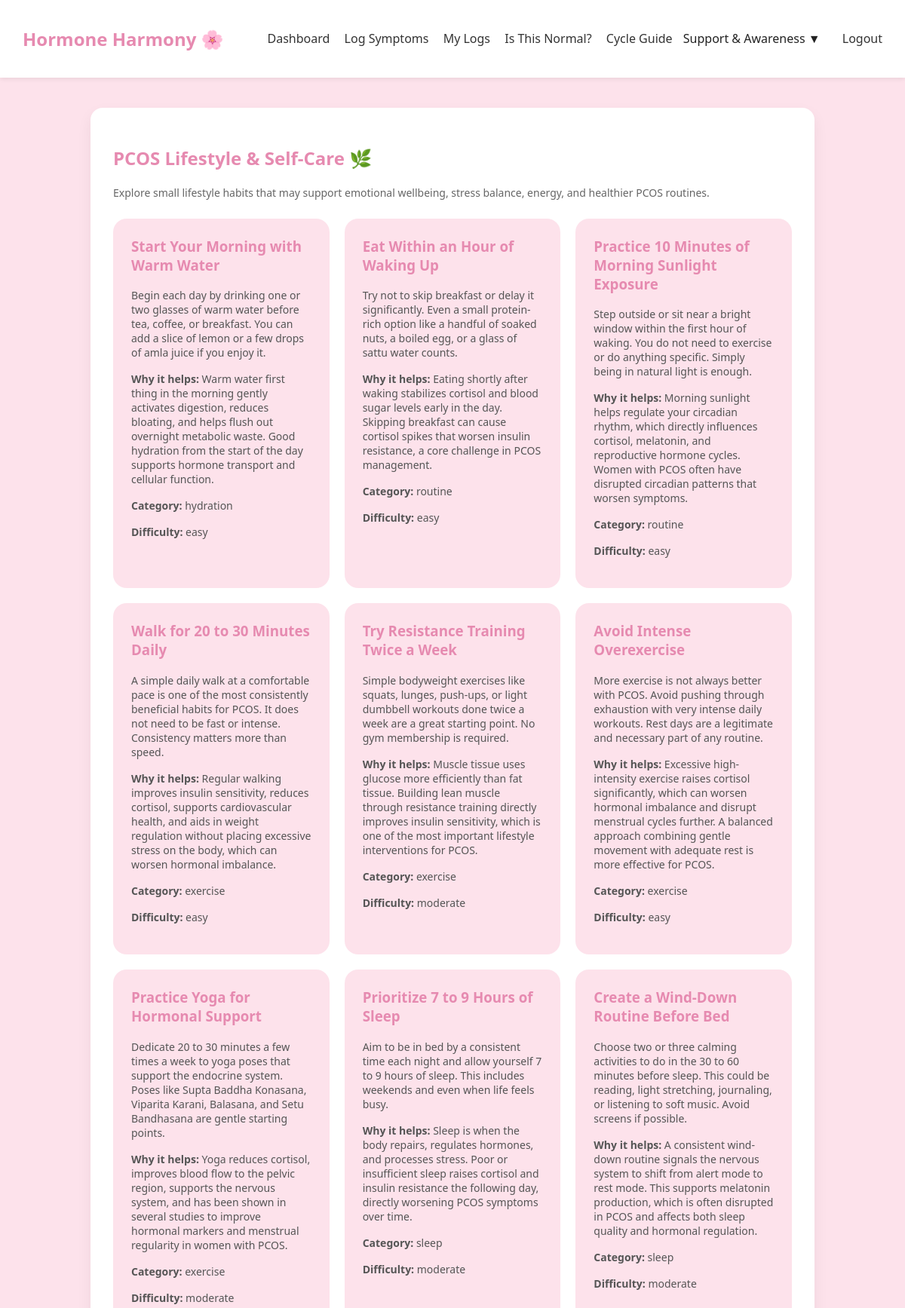
The app's page /selfcare (signed in, upper part) with its own data.
### tables this page shows
CREATE TABLE selfcare (
            id INTEGER PRIMARY KEY AUTOINCREMENT,
            title TEXT,
            description TEXT,
            why_it_helps TEXT,
            category TEXT,
            difficulty TEXT
        );

### backend/app.py (the view)
@app.route('/selfcare')
@login_required
def selfcare_page():
    return view_selfcare()

### backend/db.py (called while the page is built)
def get_db():
    conn = sqlite3.connect(DB_PATH)
    conn.row_factory = sqlite3.Row
    return conn

### backend/routes/selfcare.py (called while the page is built)
def view_selfcare():
    db = get_db()
    entries = db.execute("""
        SELECT * FROM selfcare
    """).fetchall()
    return render_template(
        "selfcare.html",
        entries=entries
    )

### backend/utils.py (called while the page is built)
def login_required(view_func):
    @wraps(view_func)
    def wrapper(*args, **kwargs):
        if "user_id" not in session:
            flash("Please log in to access this feature 🌸", "warning")
            return redirect("/login")
        return view_func(*args, **kwargs)
    return wrapper

### backend/templates/selfcare.html
{% extends "base.html" %}
{% block content %}
<h2>PCOS Lifestyle & Self-Care 🌿</h2>
<p class="subtitle">
Explore small lifestyle habits that may support emotional wellbeing, stress balance, energy, and healthier PCOS routines.
</p>
<div class="dashboard-grid">
    {% for item in entries %}
    <div class="dashboard-card">
        <h3>{{ item["title"] }}</h3>
        <p>
            {{ item["description"] }}
        </p>
        <p>
            <strong>Why it helps:</strong>
            {{ item["why_it_helps"] }}
        </p>
        <p>
            <strong>Category:</strong>
            {{ item["category"] }}
        </p>
        <p>
            <strong>Difficulty:</strong>
            {{ item["difficulty"] }}
        </p>
    </div>
    {% endfor %}
</div>
{% endblock %}

### backend/static/css/styles.css (style rules this page uses)
:root { --pink-main: #f7a8c7; --pink-light: #fde2eb; --pink-dark: #e68ab0; --white: #ffffff; --text-dark: #333; }
body { margin: 0; font-family: "Segoe UI", sans-serif; background-color: var(--pink-light); color: var(--text-dark); }
h2 { color: var(--pink-dark); margin-bottom: 20px; }
.subtitle { color: #666; margin-bottom: 30px; }
.dashboard-grid { display: grid; grid-template-columns: repeat(auto-fit, minmax(220px, 1fr)); gap: 20px; }
.dashboard-card { background: var(--pink-light); padding: 24px; border-radius: 18px; transition: transform 0.2s, box-shadow 0.2s; }
.dashboard-card h3 { margin-top: 0; color: var(--pink-dark); }
.dashboard-card p { font-size: 14px; color: #555; margin-bottom: 16px; }
.subtitle { color: #666; margin-bottom: 25px; font-size: 14px; }

### records on screen
selfcare: title "Start Your Morning with Warm Water", description "Begin each day by drinking one or two glasses of warm water before tea, coffee, or breakfast. You can add a slice of lemon or a few drops of amla juice if you enjoy it.", why_it_helps "Warm water first thing in the morning gently activates digestion, reduces bloating, and helps flush out overnight metabolic waste. Good hydration from the start of the day supports hormone transport and cellular function.", category "hydration", difficulty "easy"
selfcare: title "Eat Within an Hour of Waking Up", description "Try not to skip breakfast or delay it significantly. Even a small protein-rich option like a handful of soaked nuts, a boiled egg, or a glass of sattu water counts.", why_it_helps "Eating shortly after waking stabilizes cortisol and blood sugar levels early in the day. Skipping breakfast can cause cortisol spikes that worsen insulin resistance, a core challenge in PCOS management.", category "routine", difficulty "easy"
selfcare: title "Practice 10 Minutes of Morning Sunlight Exposure", description "Step outside or sit near a bright window within the first hour of waking. You do not need to exercise or do anything specific. Simply being in natural light is enough.", why_it_helps "Morning sunlight helps regulate your circadian rhythm, which directly influences cortisol, melatonin, and reproductive hormone cycles. Women with PCOS often have disrupted circadian patterns that worsen symptoms.", category "routine", difficulty "easy"
selfcare: title "Walk for 20 to 30 Minutes Daily", description "A simple daily walk at a comfortable pace is one of the most consistently beneficial habits for PCOS. It does not need to be fast or intense. Consistency matters more than speed.", why_it_helps "Regular walking improves insulin sensitivity, reduces cortisol, supports cardiovascular health, and aids in weight regulation without placing excessive stress on the body, which can worsen hormonal imbalance.", category "exercise", difficulty "easy"
selfcare: title "Try Resistance Training Twice a Week", description "Simple bodyweight exercises like squats, lunges, push-ups, or light dumbbell workouts done twice a week are a great starting point. No gym membership is required.", why_it_helps "Muscle tissue uses glucose more efficiently than fat tissue. Building lean muscle through resistance training directly improves insulin sensitivity, which is one of the most important lifestyle interventions for PCOS.", category "exercise", difficulty "moderate"
selfcare: title "Avoid Intense Overexercise", description "More exercise is not always better with PCOS. Avoid pushing through exhaustion with very intense daily workouts. Rest days are a legitimate and necessary part of any routine.", why_it_helps "Excessive high-intensity exercise raises cortisol significantly, which can worsen hormonal imbalance and disrupt menstrual cycles further. A balanced approach combining gentle movement with adequate rest is more effective for PCOS.", category "exercise", difficulty "easy"
selfcare: title "Practice Yoga for Hormonal Support", description "Dedicate 20 to 30 minutes a few times a week to yoga poses that support the endocrine system. Poses like Supta Baddha Konasana, Viparita Karani, Balasana, and Setu Bandhasana are gentle starting points.", why_it_helps "Yoga reduces cortisol, improves blood flow to the pelvic region, supports the nervous system, and has been shown in several studies to improve hormonal markers and menstrual regularity in women with PCOS.", category "exercise", difficulty "moderate"
selfcare: title "Prioritize 7 to 9 Hours of Sleep", description "Aim to be in bed by a consistent time each night and allow yourself 7 to 9 hours of sleep. This includes weekends and even when life feels busy.", why_it_helps "Sleep is when the body repairs, regulates hormones, and processes stress. Poor or insufficient sleep raises cortisol and insulin resistance the following day, directly worsening PCOS symptoms over time.", category "sleep", difficulty "moderate"
selfcare: title "Create a Wind-Down Routine Before Bed", description "Choose two or three calming activities to do in the 30 to 60 minutes before sleep. This could be reading, light stretching, journaling, or listening to soft music. Avoid screens if possible.", why_it_helps "A consistent wind-down routine signals the nervous system to shift from alert mode to rest mode. This supports melatonin production, which is often disrupted in PCOS and affects both sleep quality and hormonal regulation.", category "sleep", difficulty "moderate"
